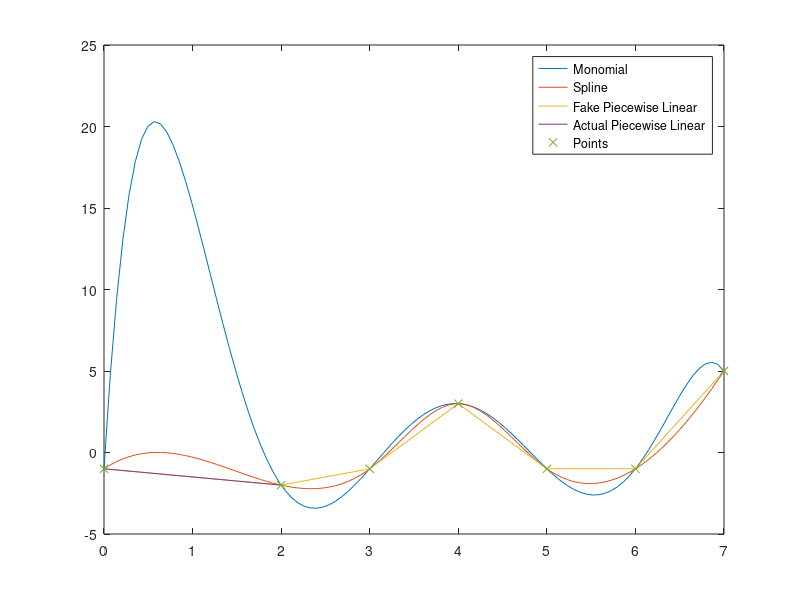

Reproduce this figure in MATLAB.
%Preston Stringham and River Griffin
clc; clear;
%Part (a)
px = [0 2 3 4 5 6 7];
py = [-1 -2 -1 3 -1 -1 5];

n = length(px);

A=zeros(n,n);
for i=1:n
    A(:,i)=px.^(i-1);
end
c=A\py';
c;

%Monomial interpolation
pn= @(x) c(1) + c(2)*x + c(3)*x.^2 + c(4)*x.^3 + c(5)*x.^4 + c(6)*x.^5 ...
    + c(7)*x.^6;
xx=linspace(0,7);
yy=pn(xx);

plot(xx, yy, '-')
hold on

%Spline interpolation
PP=spline(px,py);

xx=linspace(0,7);
yy=ppval(PP,xx);

plot(xx, yy, '-')
hold on

%Piecewise linear interpolation
plot(px, py, '-')
hold on


%Part (b)

%Condition number
cond_num = cond(A, inf)

%Part (c)

%Monomial interpolation
monomial_at_1 = pn(1)

spline_at_1 = ppval(PP, 1)

m = (py(2)-py(1))/(px(2)-px(1));
y = @(x) m*x - 1;
xx = linspace(0,2);
yy = y(xx);

linear_at_1 = y(1)

plot(xx, yy, '-', px, py, 'x')

legend("Monomial", "Spline", "Fake Piecewise Linear",...
    "Actual Piecewise Linear", "Points");

%Part (d)
x0 = 1;
h = 1e-3;

cd_monomial = (pn(x0+h)-pn(x0-h)) ./ (2.*h)

cd_spline = (ppval(PP, (x0+h))-(ppval(PP, (x0-h)))) ./ (2.*h)

cd_linear = (y(x0+h)-y(x0-h)) ./ (2.*h)